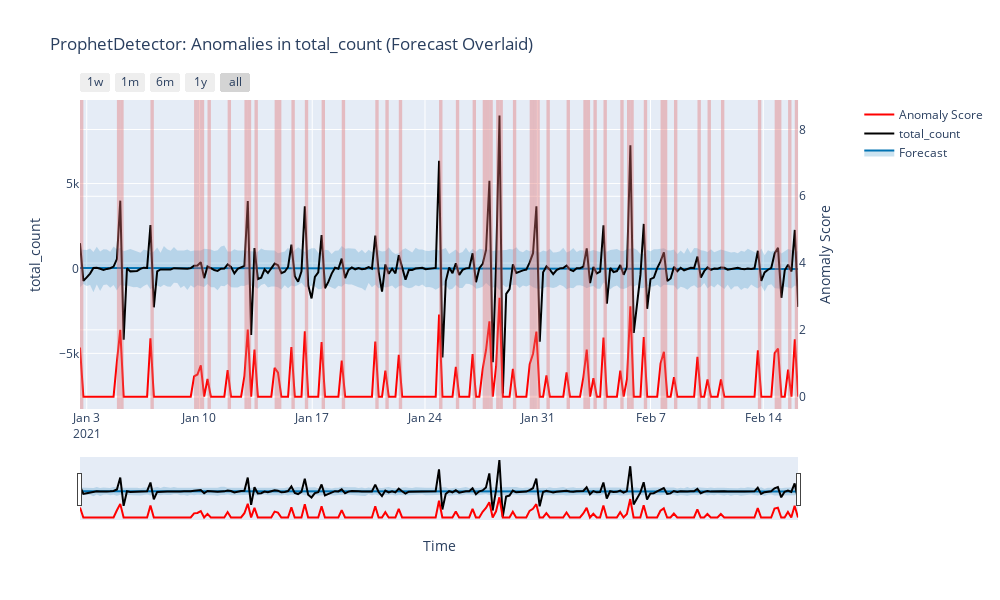
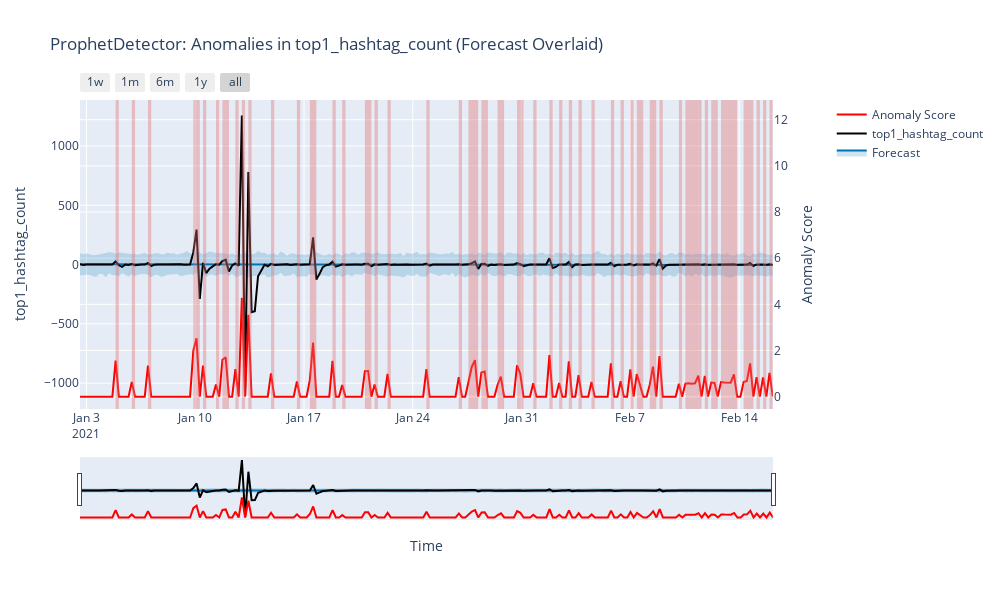
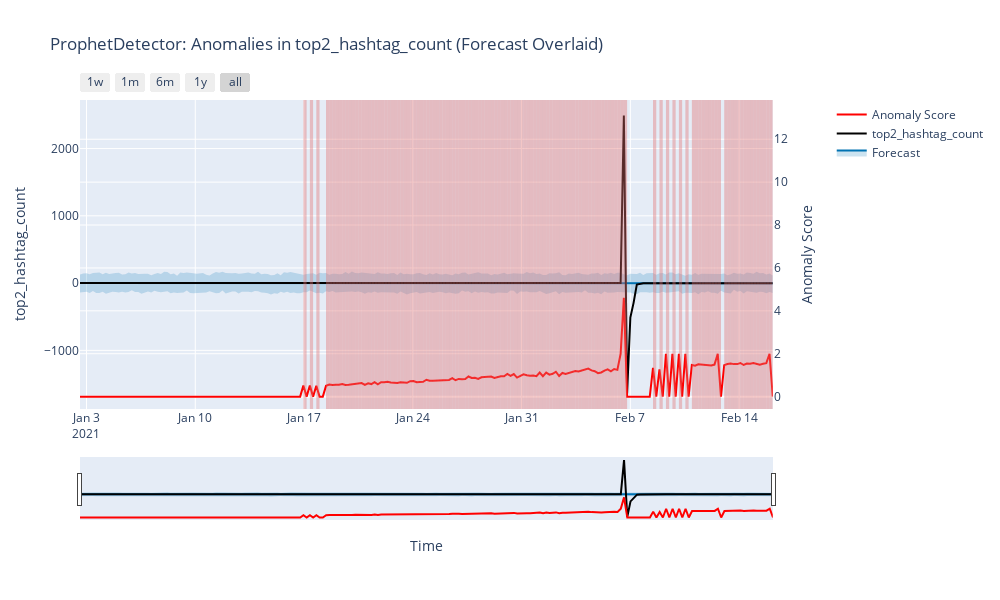
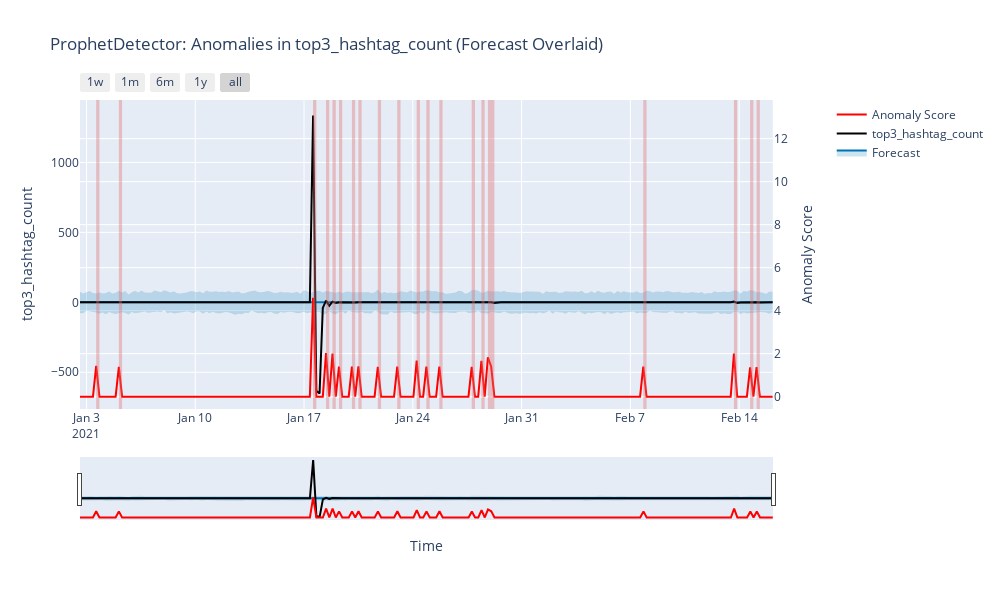

The notebook cell saved with these charts, in order:
### Code cell
for feat in ["total_count", "top1_hashtag_count", "top2_hashtag_count", "top3_hashtag_count"]:
    detect_anomalies(
        df_timeseries, 
        feat,
        model=ProphetDetector(prophet_config)
    )
